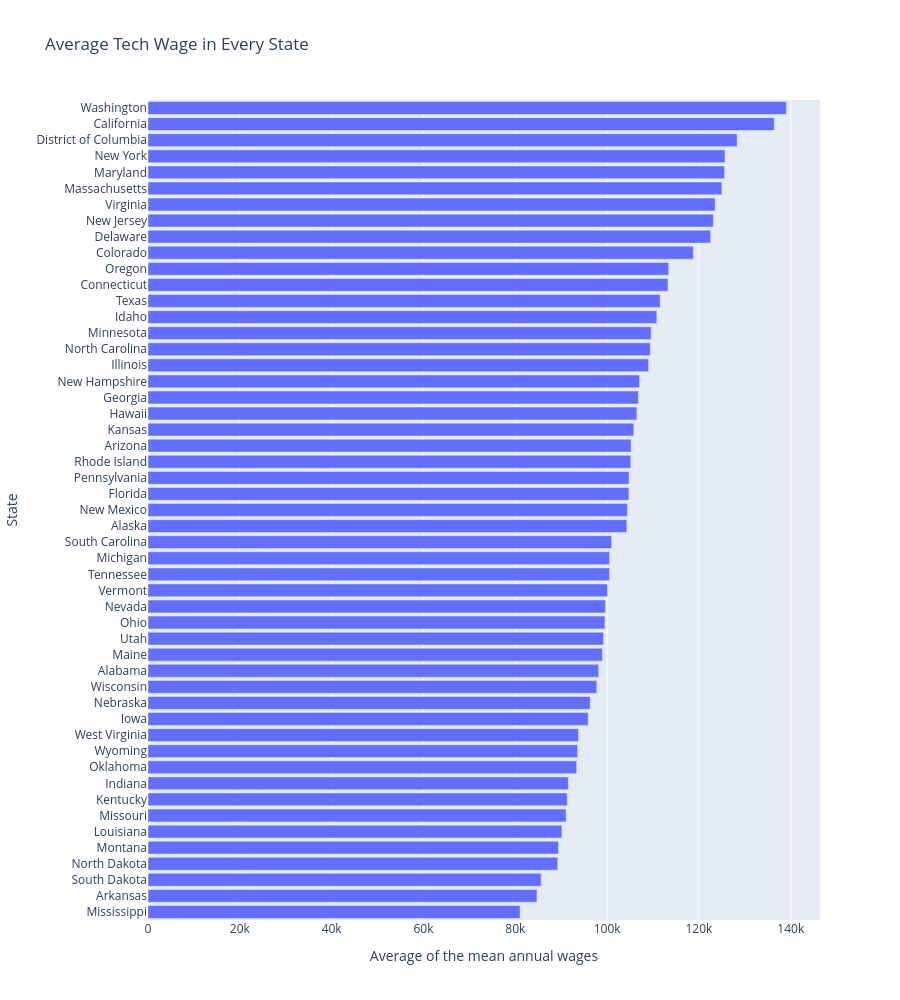

Source (notebook cell):
### Markdown cell above
## 3. Bar Chart: Average Tech Wage in Every State

- **Objective:** To find out which states pay tech workers the most, comparing the average of the mean annual wages of the 12 occupations in every state.
- **Why this visualisation type:** The reason why I chose a bar chart is that it compares one number across many categories, in this case the average wage of each state. Sorting the bars from lowest to highest makes the ranking easy to read, and with the interactive version I can hover over a bar to see the exact value.

### Code cell
state_avg = states.groupby("AREA_TITLE", as_index=False)["A_MEAN"].mean()
state_avg = state_avg.sort_values("A_MEAN")

fig_bar = px.bar(state_avg,
               x="A_MEAN",
               y="AREA_TITLE",
               height=1000,
               labels={"A_MEAN": "Average of the mean annual wages", "AREA_TITLE": "State"},
               title="Average Tech Wage in Every State")
fig_bar.show()

### Figure 1 — Plotly figure (JSON) as saved in the notebook; plotly's stock layout.template omitted (floating-point values rounded to 4 significant figures)
{"data": [{"hovertemplate": "Average of the mean annual wages=%{x}<br>State=%{y}<extra></extra>", "legendgroup": "", "marker": {"color": "#636efa", "pattern": {"shape": ""}}, "name": "", "orientation": "h", "showlegend": false, "textposition": "auto", "type": "bar", "x": [81050.0, 84720.0, 85630.0, 89250.0, 89420.0, 90150.0, 91080.0, 91310.0, 91560.0, 93370.0, 93570.0, 93760.0, 95870.0, 96310.0, 97750.0, 98160.0, 98970.0, 99220.0, 99530.0, 99630.0, 100100.0, 100500.0, 100500.0, 101000.0, 104300.0, 104400.0, 104700.0, 104800.0, 105100.0, 105200.0, 105800.0, 106500.0, 106800.0, 107100.0, 109000.0, 109400.0, 109600.0, 110800.0, 111600.0, 113300.0, 113400.0, 118800.0, 122500.0, 123100.0, 123500.0, 125000.0, 125600.0, 125700.0, 128300.0, 136400.0, 139000.0], "xaxis": "x", "y": ["Mississippi", "Arkansas", "South Dakota", "North Dakota", "Montana", "Louisiana", "Missouri", "Kentucky", "Indiana", "Oklahoma", "Wyoming", "West Virginia", "Iowa", "Nebraska", "Wisconsin", "Alabama", "Maine", "Utah", "Ohio", "Nevada", "Vermont", "Tennessee", "Michigan", "South Carolina", "Alaska", "New Mexico", "Florida", "Pennsylvania", "Rhode Island", "Arizona", "Kansas", "Hawaii", "Georgia", "New Hampshire", "Illinois", "North Carolina", "Minnesota", "Idaho", "Texas", "Connecticut", "Oregon", "Colorado", "Delaware", "New Jersey", "Virginia", "Massachusetts", "Maryland", "New York", "District of Columbia", "California", "Washington"], "yaxis": "y"}], "layout": {"barmode": "relative", "height": 1000, "legend": {"tracegroupgap": 0}, "title": {"text": "Average Tech Wage in Every State"}, "xaxis": {"anchor": "y", "domain": [0, 1], "title": {"text": "Average of the mean annual wages"}}, "yaxis": {"anchor": "x", "domain": [0, 1], "title": {"text": "State"}}}}
